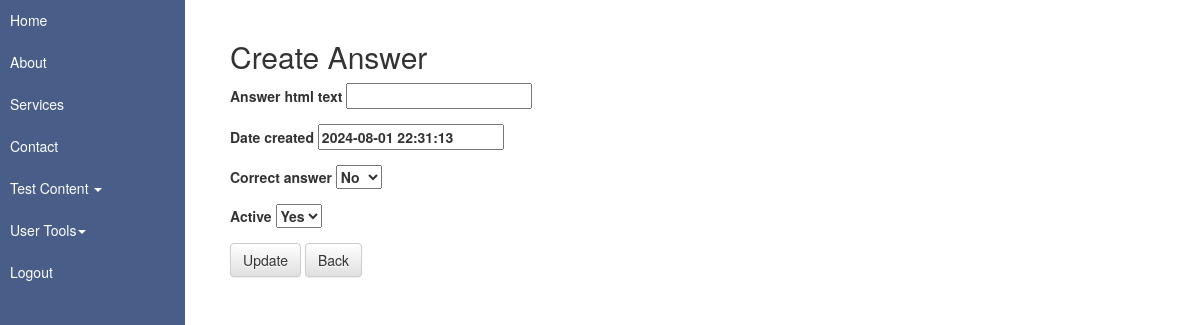
/ead/questions/1/answers/update/1 (signed in), run on an earlier commit of the app's database.
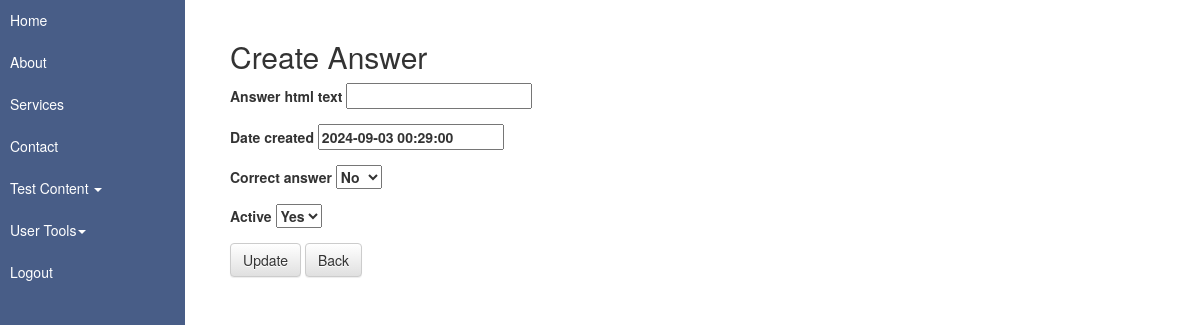
And on a later commit of the database.
### questions_app/models.py (models this page shows, shortened)
class Answer(models.Model):
    answer_id = models.AutoField(primary_key=True)
    answer_html_text = mce_models.HTMLField()
    date_created = models.DateTimeField(default=datetime.datetime.today, null= True)
    question_answer = models.ForeignKey(
        Question,
        related_name="question_answers",
        on_delete=models.SET_NULL,
        null=True
    )
    active_choices = [
        ("Y","Yes"),
        ("N","No"),
    ]
    correct_answer = models.CharField(max_length=1, choices=active_choices, default="Y")
    active = models.CharField(max_length=1, choices=active_choices, default="Y")
    class Meta:
        db_table = "tb_question_answers"

### questions_app/views.py (the view, shortened to what this page needs)
# urls.py: path(r'questions/<int:question_id>/answers/update/<int:pk>', question_views.AnswerUpdateView.as_view(),name="answer_update_url"),
class AnswerUpdateView(LoginRequiredMixin,UpdateView):
    model=Answer
    form_class=AnswerForm
    template_name="answer/answer_form.html"
    context_object_name="answer_context"
    def get_context_data(self, **kwargs):
        context = super().get_context_data(**kwargs)
        context["answer_form"] = context["form"]
        context["is_update"] = True
        context["question_context"] = get_object_or_404(Question, pk=self.kwargs["question_id"])
        return context
    def get_form_kwargs(self):
        kwargs = super().get_form_kwargs()
        kwargs["question_id"] = self.kwargs["question_id"]
        return kwargs

### questions_app/forms.py (shortened to what this page needs)
class AnswerForm(forms.ModelForm):
    answer_html_text = forms.CharField(widget=TinyMCE(attrs={'cols':50, 'rows':12}))
    date_created     = forms.DateTimeField(
        required=False,
        initial=datetime.datetime.now().strftime("%d-%m-%Y %H:%M"),
        input_formats=['%d-%m-%Y %H:%M'],
        error_messages={
            'invalid': 'Enter a valid date/time in DD-MM-YYYY HH:MM format.'
        }
    )
    correct_answer   = forms.ChoiceField(choices=Answer.active_choices)
    active           = forms.ChoiceField(choices=Answer.active_choices)
    class Meta:
        model = Answer
        fields = [
            'answer_html_text',
            'date_created',
            'correct_answer',
            'active'
        ]
    def __init__(self, *args, **kwargs):
        question_id =  kwargs.pop("question_id",None)
        question = get_object_or_404(Question, pk=question_id)
        super(AnswerForm,self).__init__(*args,**kwargs)
        instance = getattr(self,"instance", None)   # returns an Answer
        if instance and instance.answer_id:
            None
        else:
            self.instance.question_answer = question

### questions_app/templates/answer/answer_form.html (shortened to what this page needs)
{% extends "base.html" %}
{% block content %}
<div class="container col-xs-12">
    <h2>Create Answer</h2>
    <form method="POST">
        {% for field  in answer_form  %}
        <p>
        <label for="{{ field.id_for_label }}">
            {{ field.label }} {{field}}
        </label>
        </p>
        {% endfor %}
        {% if is_update  %}
        <input type="submit" class="btn btn-default" value="Update">
        {% else %}
        <input type="submit" class="btn btn-default" value="Create">
        {% endif %}
        <a href="{% url 'questions_app:question_detail_url' pk=question_context.question_id %}" class="btn btn-default">Back</a>
    </form>
</div>
{% endblock content %}

What changed in the data, as far as the page shows it:
changed Answer "No": date_created "2024-08-01 22:31:13" → "2024-09-03 00:29:00"
